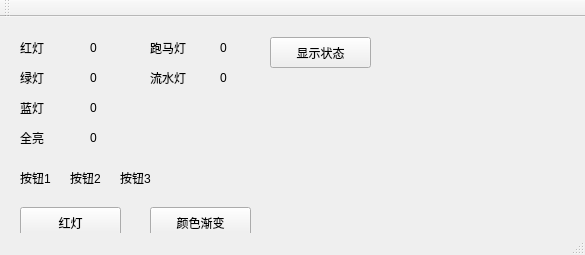
<?xml version="1.0" encoding="UTF-8"?>
<ui version="4.0">
 <class>MainWindow</class>
 <widget class="QMainWindow" name="MainWindow">
  <property name="geometry">
   <rect>
    <x>0</x>
    <y>0</y>
    <width>585</width>
    <height>255</height>
   </rect>
  </property>
  <property name="windowTitle">
   <string>MainWindow</string>
  </property>
  <widget class="QWidget" name="centralWidget">
   <widget class="QPushButton" name="pushButton_view">
    <property name="geometry">
     <rect>
      <x>270</x>
      <y>20</y>
      <width>101</width>
      <height>31</height>
     </rect>
    </property>
    <property name="text">
     <string>显示状态</string>
    </property>
   </widget>
   <widget class="QLabel" name="label">
    <property name="geometry">
     <rect>
      <x>20</x>
      <y>20</y>
      <width>67</width>
      <height>21</height>
     </rect>
    </property>
    <property name="text">
     <string>红灯</string>
    </property>
   </widget>
   <widget class="QLabel" name="label_3">
    <property name="geometry">
     <rect>
      <x>20</x>
      <y>50</y>
      <width>67</width>
      <height>21</height>
     </rect>
    </property>
    <property name="text">
     <string>绿灯</string>
    </property>
   </widget>
   <widget class="QLabel" name="label_4">
    <property name="geometry">
     <rect>
      <x>20</x>
      <y>80</y>
      <width>67</width>
      <height>21</height>
     </rect>
    </property>
    <property name="text">
     <string>蓝灯</string>
    </property>
   </widget>
   <widget class="QLabel" name="label_n1">
    <property name="geometry">
     <rect>
      <x>90</x>
      <y>20</y>
      <width>41</width>
      <height>21</height>
     </rect>
    </property>
    <property name="text">
     <string>0</string>
    </property>
   </widget>
   <widget class="QLabel" name="label_n2">
    <property name="geometry">
     <rect>
      <x>90</x>
      <y>50</y>
      <width>41</width>
      <height>21</height>
     </rect>
    </property>
    <property name="text">
     <string>0</string>
    </property>
   </widget>
   <widget class="QLabel" name="label_n3">
    <property name="geometry">
     <rect>
      <x>90</x>
      <y>80</y>
      <width>41</width>
      <height>21</height>
     </rect>
    </property>
    <property name="text">
     <string>0</string>
    </property>
   </widget>
   <widget class="QLabel" name="label_button_1">
    <property name="geometry">
     <rect>
      <x>20</x>
      <y>150</y>
      <width>41</width>
      <height>21</height>
     </rect>
    </property>
    <property name="text">
     <string>按钮1</string>
    </property>
   </widget>
   <widget class="QLabel" name="label_button_2">
    <property name="geometry">
     <rect>
      <x>70</x>
      <y>150</y>
      <width>41</width>
      <height>21</height>
     </rect>
    </property>
    <property name="text">
     <string>按钮2</string>
    </property>
   </widget>
   <widget class="QLabel" name="label_button_3">
    <property name="geometry">
     <rect>
      <x>120</x>
      <y>150</y>
      <width>41</width>
      <height>21</height>
     </rect>
    </property>
    <property name="text">
     <string>按钮3</string>
    </property>
   </widget>
   <widget class="QLabel" name="label_5">
    <property name="geometry">
     <rect>
      <x>150</x>
      <y>50</y>
      <width>67</width>
      <height>21</height>
     </rect>
    </property>
    <property name="text">
     <string>流水灯</string>
    </property>
   </widget>
   <widget class="QLabel" name="label_n6">
    <property name="geometry">
     <rect>
      <x>220</x>
      <y>50</y>
      <width>41</width>
      <height>21</height>
     </rect>
    </property>
    <property name="text">
     <string>0</string>
    </property>
   </widget>
   <widget class="QLabel" name="label_2">
    <property name="geometry">
     <rect>
      <x>150</x>
      <y>20</y>
      <width>67</width>
      <height>21</height>
     </rect>
    </property>
    <property name="text">
     <string>跑马灯</string>
    </property>
   </widget>
   <widget class="QLabel" name="label_n5">
    <property name="geometry">
     <rect>
      <x>220</x>
      <y>20</y>
      <width>41</width>
      <height>21</height>
     </rect>
    </property>
    <property name="text">
     <string>0</string>
    </property>
   </widget>
   <widget class="QPushButton" name="blue_button">
    <property name="geometry">
     <rect>
      <x>20</x>
      <y>270</y>
      <width>101</width>
      <height>31</height>
     </rect>
    </property>
    <property name="text">
     <string>蓝灯</string>
    </property>
   </widget>
   <widget class="QPushButton" name="all_button">
    <property name="geometry">
     <rect>
      <x>20</x>
      <y>310</y>
      <width>101</width>
      <height>31</height>
     </rect>
    </property>
    <property name="text">
     <string>全亮</string>
    </property>
   </widget>
   <widget class="QPushButton" name="red_button">
    <property name="geometry">
     <rect>
      <x>20</x>
      <y>190</y>
      <width>101</width>
      <height>31</height>
     </rect>
    </property>
    <property name="text">
     <string>红灯</string>
    </property>
   </widget>
   <widget class="QPushButton" name="color_changed_button">
    <property name="geometry">
     <rect>
      <x>150</x>
      <y>230</y>
      <width>101</width>
      <height>31</height>
     </rect>
    </property>
    <property name="text">
     <string>颜色变化</string>
    </property>
   </widget>
   <widget class="QPushButton" name="green_button">
    <property name="geometry">
     <rect>
      <x>20</x>
      <y>230</y>
      <width>101</width>
      <height>31</height>
     </rect>
    </property>
    <property name="text">
     <string>绿灯</string>
    </property>
   </widget>
   <widget class="QPushButton" name="color_faded_button">
    <property name="geometry">
     <rect>
      <x>150</x>
      <y>190</y>
      <width>101</width>
      <height>31</height>
     </rect>
    </property>
    <property name="text">
     <string>颜色渐变</string>
    </property>
   </widget>
   <widget class="QLabel" name="label_n4">
    <property name="geometry">
     <rect>
      <x>90</x>
      <y>110</y>
      <width>41</width>
      <height>21</height>
     </rect>
    </property>
    <property name="text">
     <string>0</string>
    </property>
   </widget>
   <widget class="QLabel" name="label_6">
    <property name="geometry">
     <rect>
      <x>20</x>
      <y>110</y>
      <width>67</width>
      <height>21</height>
     </rect>
    </property>
    <property name="text">
     <string>全亮</string>
    </property>
   </widget>
  </widget>
  <widget class="QMenuBar" name="menuBar">
   <property name="geometry">
    <rect>
     <x>0</x>
     <y>0</y>
     <width>585</width>
     <height>28</height>
    </rect>
   </property>
  </widget>
  <widget class="QToolBar" name="mainToolBar">
   <attribute name="toolBarArea">
    <enum>TopToolBarArea</enum>
   </attribute>
   <attribute name="toolBarBreak">
    <bool>false</bool>
   </attribute>
  </widget>
  <widget class="QStatusBar" name="statusBar"/>
 </widget>
 <layoutdefault spacing="6" margin="11"/>
 <resources/>
 <connections/>
</ui>
